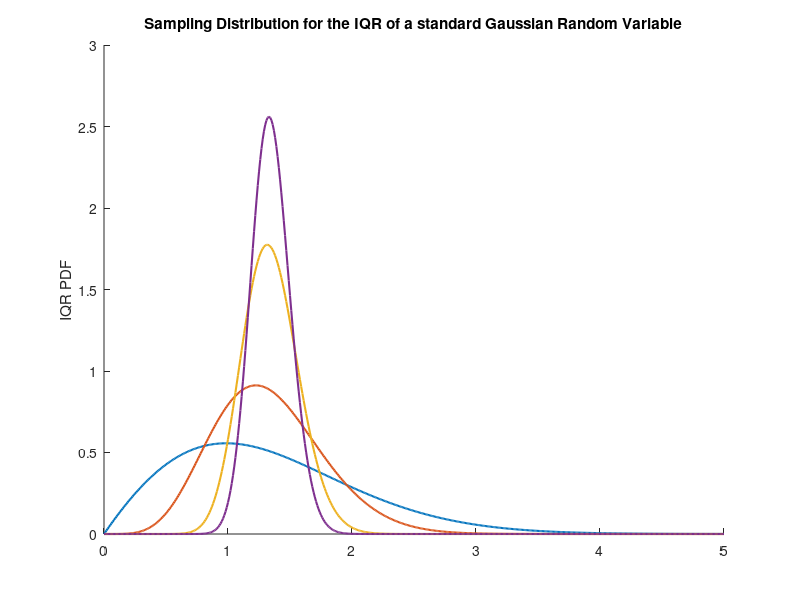

The MATLAB source for this figure: (Note: this script raises an error after producing the figure.)
%% Example: Distribution of the Interquartile Range
% Rather than compute the leading coefficent, it is easier to compute the
% integral and normalize the result to unity.

% Numerical appraoches to integration are required to solve this, except in
% the simplest situations (uniform distribution).

%% Plotting IQR PDF's
clear; close all; clf;

figure(1);
Nlist = [4 12 48 100];
w = 0:0.01:5;

hold on
for i = 1:length(Nlist)
    N = Nlist(i);
    fun = @(x, w, N) normcdf(x).^(N/4 - 1).*normpdf(x).*(normcdf(x + w) - normcdf(x))...
        .^(N/2 - 1).*normpdf(x + w).*(1 - normcdf(x + w)).^(N/4);
    f = zeros(size(w));
    s = integral2(@(x, w) fun(x, w, N), -Inf, Inf, 0, Inf); % in order to normalize to unity
    
    for j = 1:length(w)
        f(j) = integral(@(x) fun(x, w(j), N), -Inf, Inf)/s;
    end

    plot(0:0.01:5,f,'LineWidth',1.5)
end
hold off

ylabel 'IQR PDF';
title 'Sampling Distribution for the IQR of a standard Gaussian Random Variable'
legend('N = 4','N = 12','N = 48','N = 100','Location','ne')

%% Expected Value of Interquartile Range
% Standard Gaussian random variable
N = 4;

fun = @(x, w, N) normcdf(x).^(N/4 - 1).*normpdf(x).*(normcdf(x + w) - normcdf(x))...
    .^(N/2 - 1).*normpdf(x + w).*(1 - normcdf(x + w)).^(N/4);
fun1 = @(x, w, N) w.*normcdf(x).^(N/4 - 1).*normpdf(x).*(normcdf(x + w) - normcdf(x))...
    .^(N/2 - 1).*normpdf(x + w).*(1 - normcdf(x + w)).^(N/4);
e = integral2(@(x, w) fun1(x, w, N), -Inf, Inf, 0, Inf, "AbsTol",1e-12,"RelTol",1e-8);
e = e/integral2(@(x, w) fun(x, w, N), -Inf, Inf, 0, Inf);

% The expected value is slightly higher than the population value of
% 1.3161, and it is unclear whether this represents bias or numerical
% roundoff.